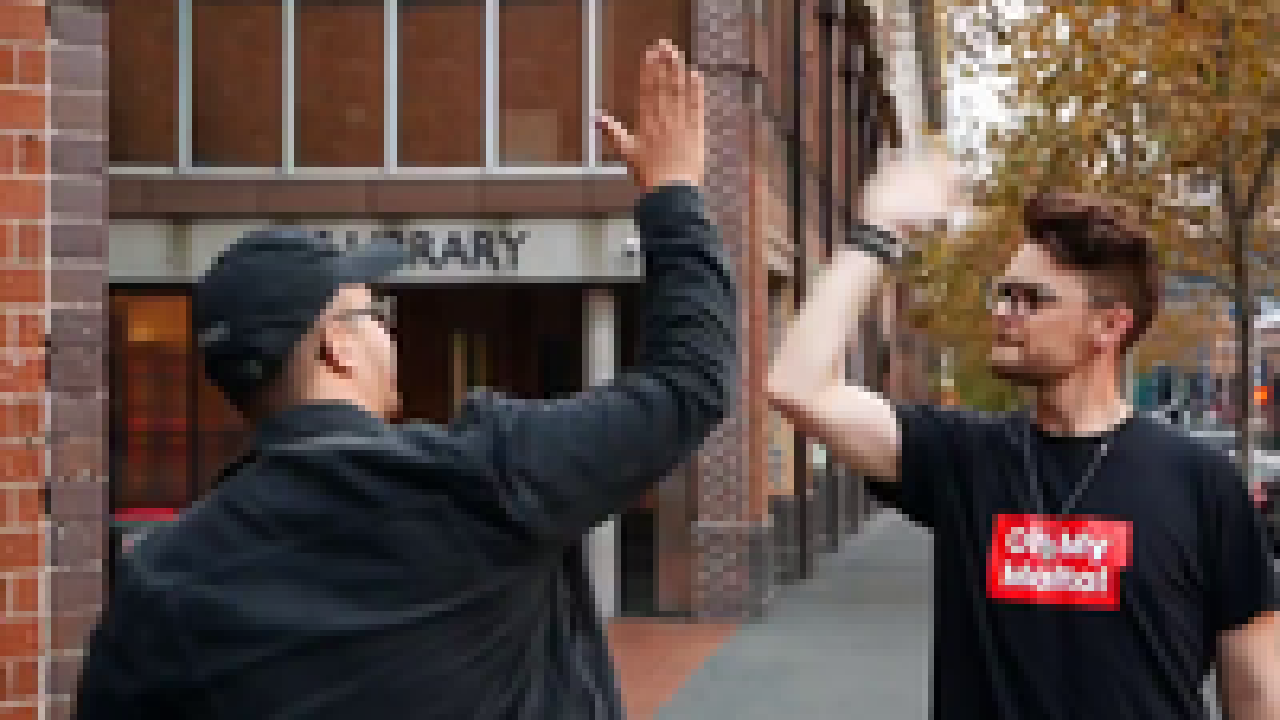
#> input picture data/1007.png, 1280 x 720 px, given in place of test.mp4, which was not available
$ python motion.py
#> lines starting #> are read from the running program, lines starting #| are printed output that depends on the picture; pictures that were not available may be replaced by others from this repository, and a replacement may not be noted
from imutils.video import VideoStream
import argparse
import datetime
import imutils
import time
import cv2

vs = cv2.VideoCapture("/home/comvx/Downloads/test.mp4")
firstFrame = None
count = 0

while True:
	frame = vs.read()
	frame = frame[1]
#> frame is the input picture: shape (720, 1280, 3); mean B, G, R 70, 76.4, 94.1
	text = "Unoccupied"

	if frame is None:
		break

	frame = imutils.resize(frame, width=500)
#> frame: shape (281, 500, 3)
	gray = cv2.cvtColor(frame, cv2.COLOR_BGR2GRAY)
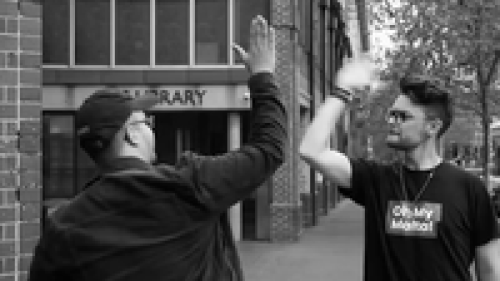
#> gray: shape (281, 500); min 0, max 255, mean 80.9
	gray = cv2.GaussianBlur(gray, (21, 21), 0)
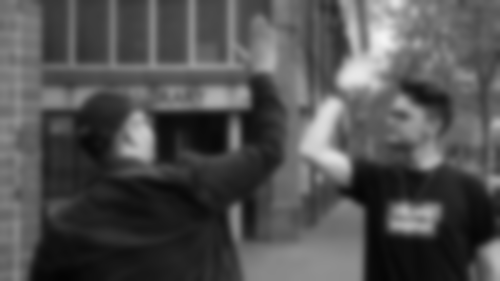
#> gray: shape (281, 500); min 4, max 244, mean 81

	if firstFrame is None:
		firstFrame = gray
		continue

	frameDelta = cv2.absdiff(firstFrame, gray)
	thresh = cv2.threshold(frameDelta, 75, 255, cv2.THRESH_BINARY)[1]

	thresh = cv2.dilate(thresh, None, iterations=2)
	cnts = cv2.findContours(thresh.copy(), cv2.RETR_EXTERNAL,
		cv2.CHAIN_APPROX_SIMPLE)
	cnts = imutils.grab_contours(cnts)

	for c in cnts:
		# if the contour is too small, ignore it
		if cv2.contourArea(c) < 1000:
		    text = "Occupied"

	cv2.imshow("Security Feed", frame)
	cv2.imshow("Thresh", thresh)
	key = cv2.waitKey(1) & 0xFF


# cleanup the camera and close any open windows
cv2.destroyAllWindows()

$ run again, on data/1016.png
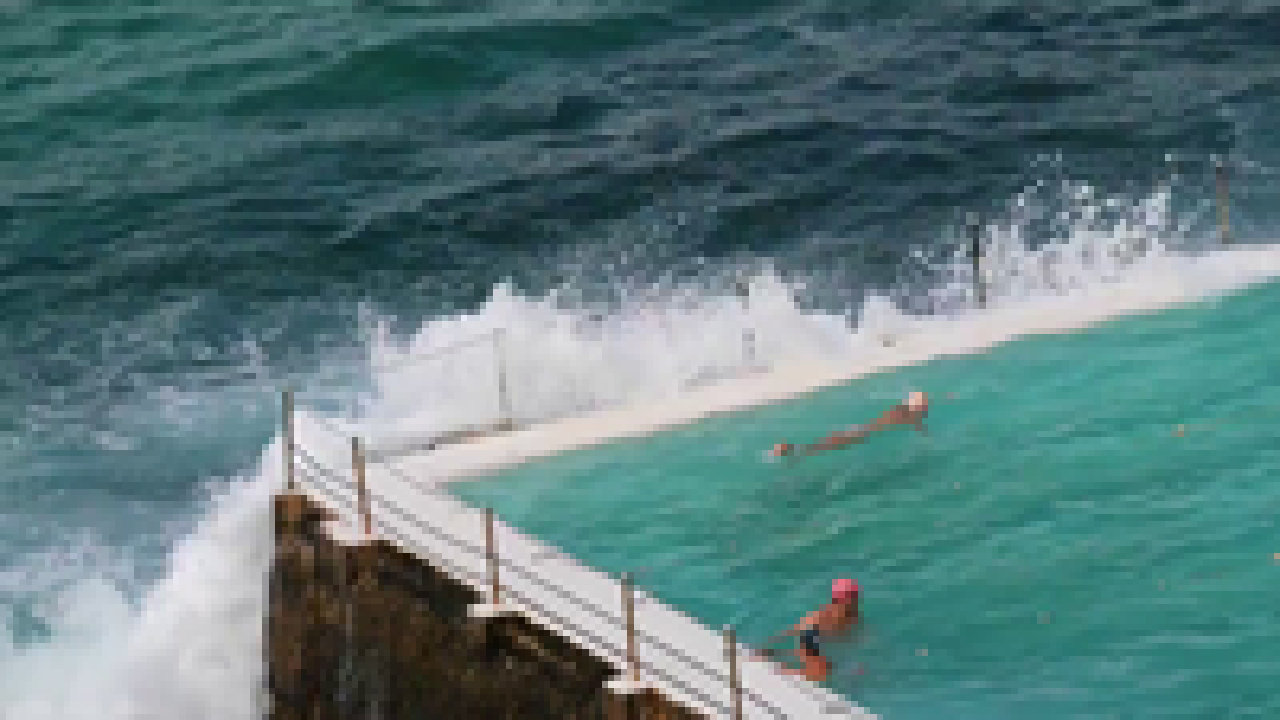
#> input picture data/1016.png, 1280 x 720 px, given in place of test.mp4, which was not available
#> frame is the input picture: shape (720, 1280, 3); mean B, G, R 123.7, 121.8, 91
#> frame: shape (281, 500, 3)
#> `gray = cv2.cvtColor(frame, cv2.COLOR_BGR2GRAY)`:
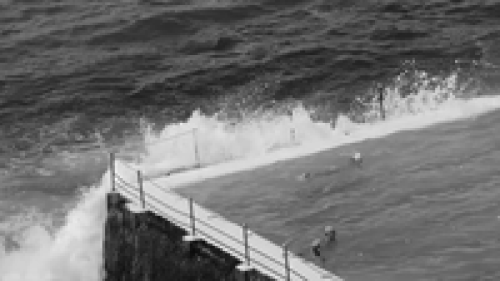
#> gray: shape (281, 500); min 11, max 246, mean 112.8
#> `gray = cv2.GaussianBlur(gray, (21, 21), 0)`:
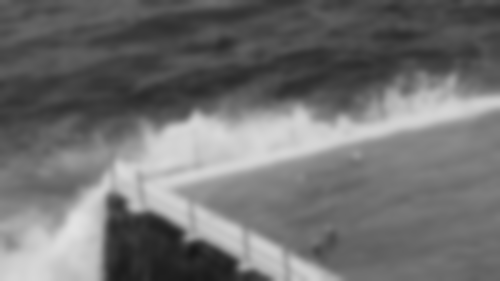
#> gray: shape (281, 500); min 23, max 227, mean 112.8

$ run again, on data/1025.png
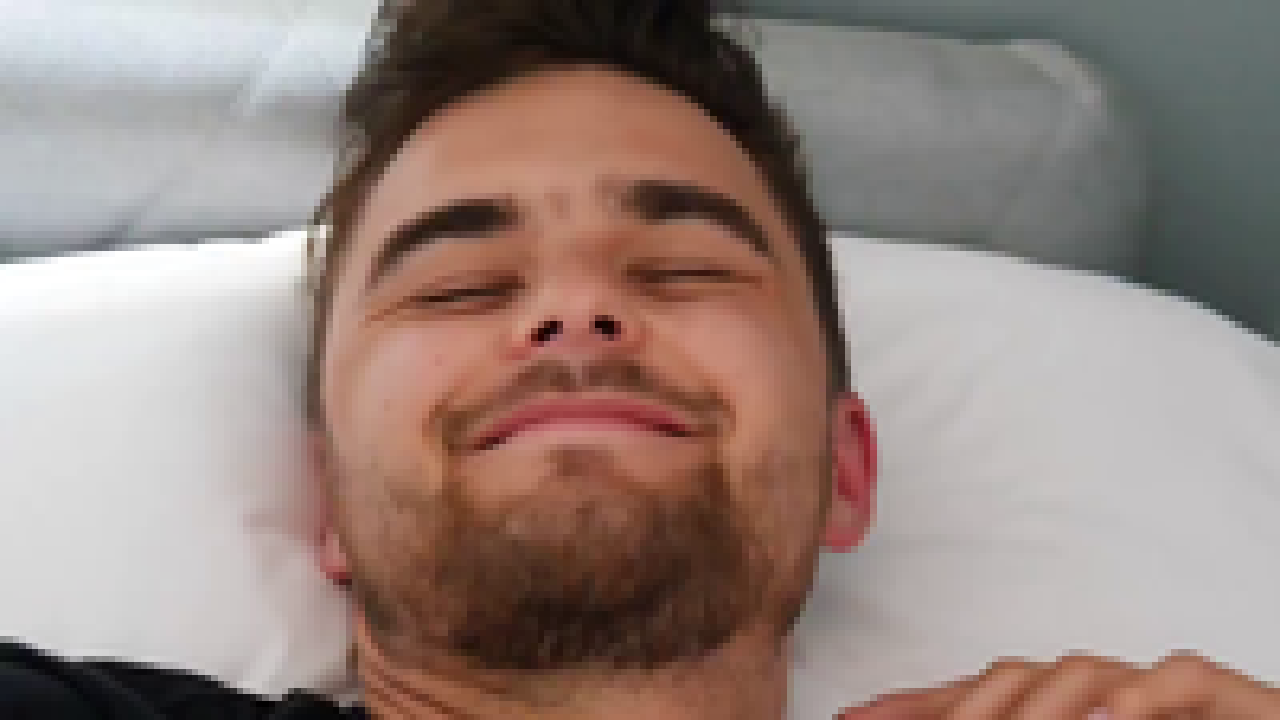
#> input picture data/1025.png, 1280 x 720 px, given in place of test.mp4, which was not available
#> frame is the input picture: shape (720, 1280, 3); mean B, G, R 127.4, 133.9, 151.5
#> frame: shape (281, 500, 3)
#> `gray = cv2.cvtColor(frame, cv2.COLOR_BGR2GRAY)`:
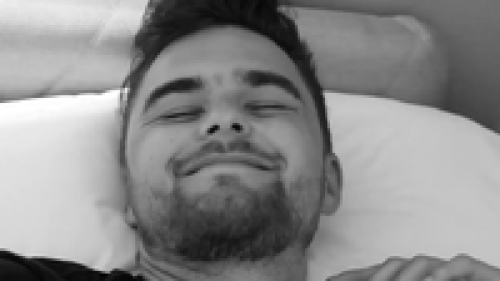
#> gray: shape (281, 500); min 0, max 255, mean 138.4
#> `gray = cv2.GaussianBlur(gray, (21, 21), 0)`:
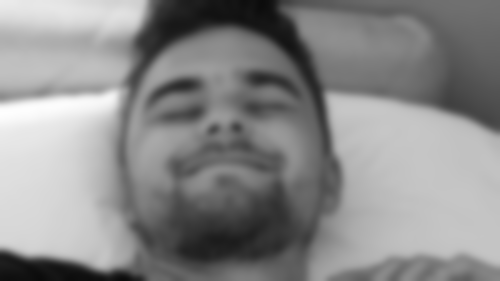
#> gray: shape (281, 500); min 11, max 254, mean 138.4

$ run again, on data/1034.png
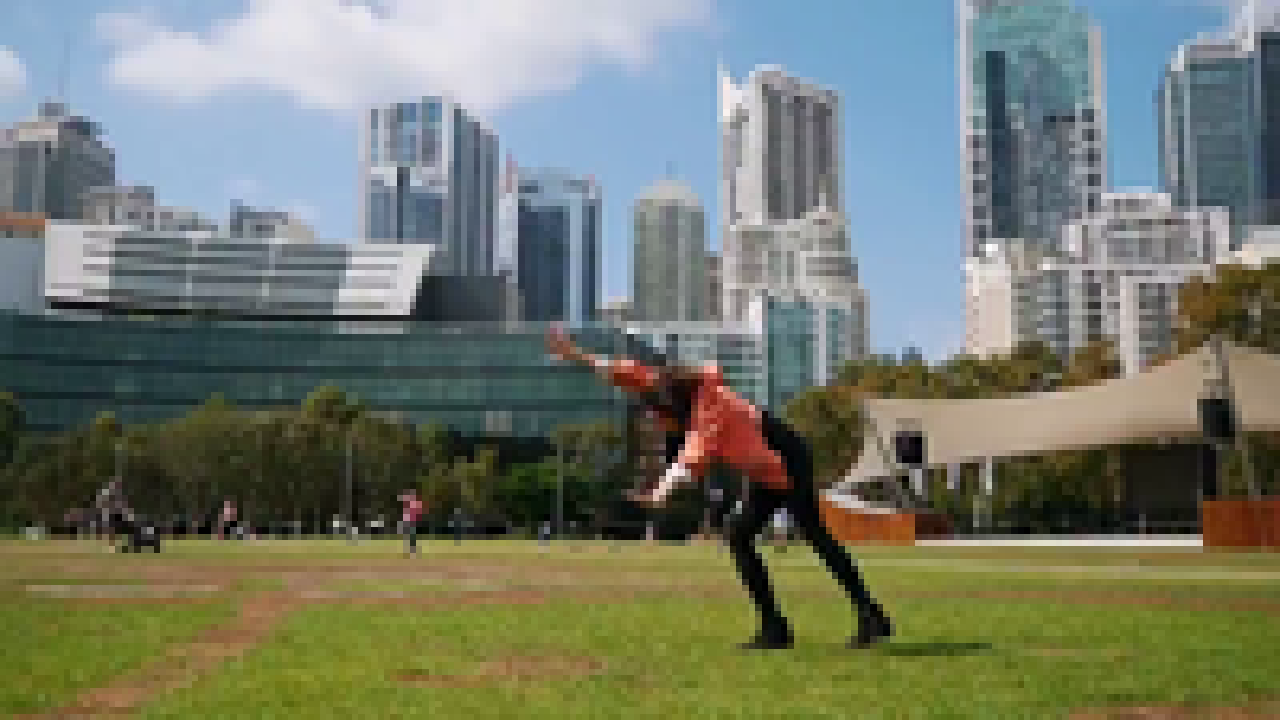
#> input picture data/1034.png, 1280 x 720 px, given in place of test.mp4, which was not available
#> frame is the input picture: shape (720, 1280, 3); mean B, G, R 107.9, 121.9, 115.9
#> frame: shape (281, 500, 3)
#> `gray = cv2.cvtColor(frame, cv2.COLOR_BGR2GRAY)`:
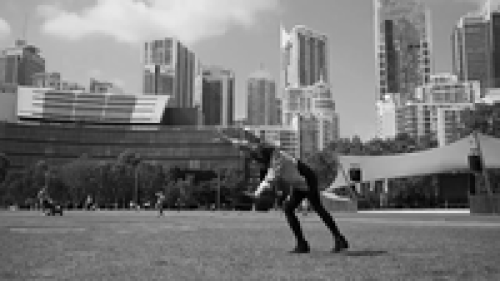
#> gray: shape (281, 500); min 0, max 255, mean 118.5
#> `gray = cv2.GaussianBlur(gray, (21, 21), 0)`:
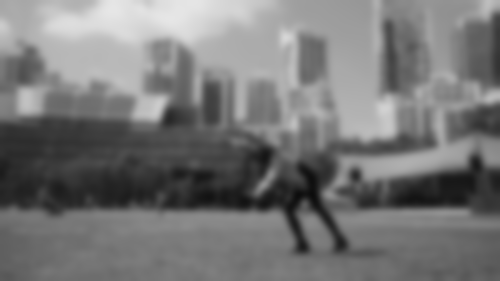
#> gray: shape (281, 500); min 12, max 230, mean 118.5
